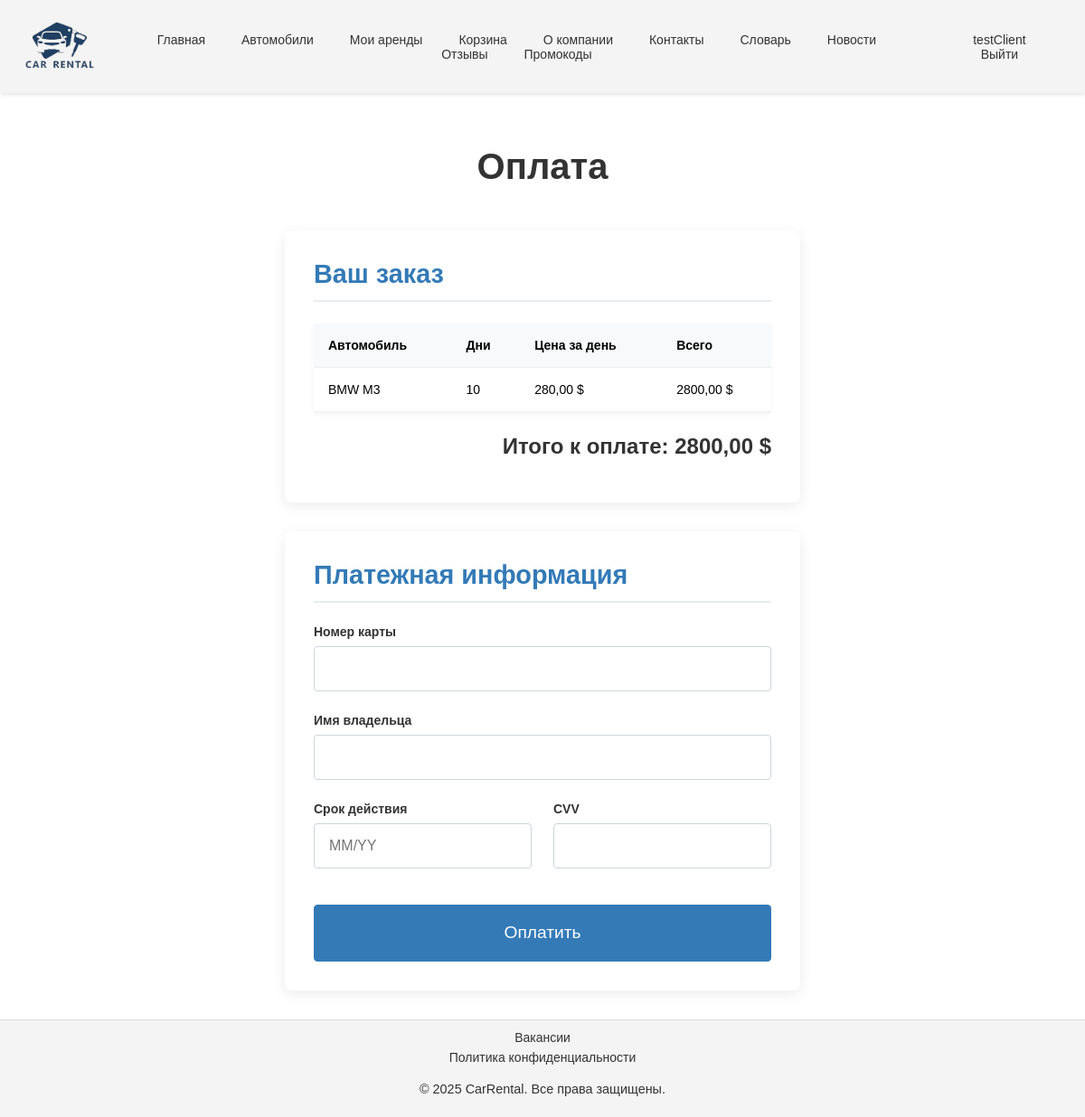
Screenshot of /rentals/payment/ (signed in) with the database file from the repository.
### content/models.py (models this page shows, shortened)
class CompanyInfo(models.Model):
    name = models.CharField(max_length=100, verbose_name='Название компании')
    description = models.TextField(verbose_name='Описание')
    address = models.CharField(max_length=255, verbose_name='Адрес')
    phone = models.CharField(max_length=20, verbose_name='Телефон')
    email = models.EmailField(verbose_name='Email')
    logo = models.ImageField(upload_to='company/', blank=True, null=True, verbose_name='Логотип')
    working_hours = models.CharField(max_length=100, verbose_name='Часы работы')
    video_url = models.URLField(blank=True, null=True, verbose_name='Видео о компании')
    history = models.TextField(blank=True, null=True, verbose_name='История компании')
    requisites = models.TextField(blank=True, null=True, verbose_name='Реквизиты')
    certificate_issue_date = models.DateField(blank=True, null=True, verbose_name='Дата выдачи сертификата')
    certificate_expiry_date = models.DateField(blank=True, null=True, verbose_name='Дата окончания сертификата')
    class Meta:
        verbose_name = 'Информация о компании'
        verbose_name_plural = 'Информация о компании'

### users/models.py (models this page shows, shortened)
class User(AbstractUser):
    ROLE_CHOICES = (
        ('staff', 'Сотрудник'),
        ('client', 'Клиент'),
        ('admin', 'Администратор')
    )
    role = models.CharField(
        max_length=10,
        choices=ROLE_CHOICES,
        default='client',
        verbose_name='Роль'
    )
    email = models.EmailField(unique=True, verbose_name='Электронная почта')
    last_name = models.CharField(max_length=100, verbose_name='Фамилия')
    first_name = models.CharField(max_length=100, verbose_name='Имя')
    middle_name = models.CharField(max_length=100, verbose_name='Отчество')
    date_of_birth = models.DateField(null=True, blank=True, verbose_name='Дата рождения')
    phone_regex = RegexValidator(
        regex=r'^\+37529\d{7}',
        message="Номер телефона должен быть в формате: '+37529XXXXXXX'."
    )
    phone = models.CharField(
        validators=[phone_regex],
        max_length=13,
        verbose_name='Телефон'
    )
    address = models.CharField(verbose_name='Адрес проживания')
    created_at = models.DateTimeField(auto_now_add=True, verbose_name='Дата создания')
    updated_at = models.DateTimeField(auto_now=True, verbose_name='Дата обновления')
    class Meta:
        verbose_name = 'Пользователь'
        verbose_name_plural = 'Пользователи'
    def has_role(self, role):
        return self.role == role

### rentals/models.py (models this page shows, shortened)
class CartItem(models.Model):
    cart = models.ForeignKey(Cart, on_delete=models.CASCADE, related_name='items')
    vehicle = models.ForeignKey(Vehicle, on_delete=models.CASCADE)
    rental_days = models.PositiveIntegerField(default=1)
    promo_code = models.ForeignKey(PromoCode, on_delete=models.SET_NULL, null=True, blank=True)

### vehicles/models.py (models this page shows, shortened)
class Vehicle(models.Model):
    license_plate = models.CharField(max_length=20, unique=True, verbose_name='Гос. номер')
    car_model = models.ForeignKey(CarModel, on_delete=models.CASCADE, related_name='vehicles', verbose_name='Модель')
    year = models.PositiveIntegerField(verbose_name='Год выпуска')
    car_price = models.DecimalField(max_digits=12, decimal_places=2, verbose_name='Стоимость автомобиля')
    daily_rental_price = models.DecimalField(max_digits=10, decimal_places=2, verbose_name='Суточная стоимость проката')
    car_park = models.ForeignKey(CarPark, on_delete=models.CASCADE, related_name='vehicles', verbose_name='Автопарк')
    is_available = models.BooleanField(default=True, verbose_name='Доступен для проката')
    image = models.ImageField(upload_to='vehicles/', blank=True, null=True, verbose_name='Изображение автомобиля')
    class Meta:
        verbose_name = 'Автомобиль'
        verbose_name_plural = 'Автомобили'

class CarModel(models.Model):
    brand = models.CharField(max_length=100, verbose_name='Марка')
    model = models.CharField(max_length=100, verbose_name='Модель')
    body_type = models.ForeignKey(BodyType, on_delete=models.CASCADE, related_name='car_models', verbose_name='Тип кузова')
    class Meta:
        verbose_name = 'Модель автомобиля'
        verbose_name_plural = 'Модели автомобиля'
    def __str__(self):
        return f"{self.brand} {self.model}"

### rentals/views.py (the view, shortened to what this page needs)
# urls.py: path('payment/', views.PaymentView.as_view(), name='payment'),
class PaymentView(View):
    template_name = "rentals/payment.html"
    @method_decorator(login_required)
    def get(self, request):
        cart = get_object_or_404(Cart, user=request.user)
        cart_items = cart.items.all()
        if not cart_items:
            messages.error(request, "Ваша корзина пуста.")
            return redirect("cart")
        total_cart_price = 0
        for item in cart_items:
            base_price = item.vehicle.daily_rental_price * item.rental_days
            discount = 0
            if item.promo_code and item.promo_code.is_valid:
                discount = base_price * (item.promo_code.discount_percentage / 100)
            item.total_price = base_price - discount
            total_cart_price += item.total_price
        context = {
            "cart_items": cart_items,
            "total_cart_price": total_cart_price,
        }
        return render(request, self.template_name, context)

### authentication/context_processors.py (called while the page is built)
def user_role(request):
    context = {}
    if request.user.is_authenticated:
        try:
            context['is_staff_user'] = request.user.has_role('staff')
            context['is_admin_user'] = request.user.has_role('admin')
        except:
            context['is_staff_user'] = False
            context['is_admin_user'] = False
    return context

### content/context_processors.py (called while the page is built)
def company_info(request):
    try:
        info = CompanyInfo.objects.first()
    except CompanyInfo.DoesNotExist:
        info = None
    return {'company_info': info}

### rentals/models.py (called while the page is built)
    @property
    def is_valid(self):
        today = timezone.now().date()
        return (
            self.is_active
            and self.valid_from <= today <= self.valid_to
            and self.current_uses < self.max_uses
        )

### templates/rentals/payment.html (shortened to what this page needs)
{% extends 'base.html' %}
{% block content %}
<div class="payment-container">
    <div class="payment-header">
        <h1>Оплата</h1>
    </div>
    <div class="order-summary">
        <h2>Ваш заказ</h2>
        <table class="table">
            <thead>
                <tr>
                    <th>Автомобиль</th>
                    <th>Дни</th>
                    <th>Цена за день</th>
                    <th>Всего</th>
                </tr>
            </thead>
            <tbody>
                {% for item in cart_items %}
                    <tr>
                        <td>{{ item.vehicle.car_model }}</td>
                        <td>{{ item.rental_days }}</td>
                        <td>{{ item.vehicle.daily_rental_price }} $</td>
                        <td>{{ item.total_price }} $</td>
                    </tr>
                {% endfor %}
            </tbody>
        </table>
        <h3 class="total-price">Итого к оплате: {{ total_cart_price }} $</h3>
    </div>
    <div class="payment-form-section">
        <h2>Платежная информация</h2>
        <form method="post" class="payment-form">
            <div class="form-group">
                <label for="card_number" class="form-label">Номер карты</label>
                <input type="text" id="card_number" name="card_number" class="form-control" required>
            </div>
            <div class="form-group">
                <label for="card_holder" class="form-label">Имя владельца</label>
                <input type="text" id="card_holder" name="card_holder" class="form-control" required>
            </div>
            <div class="form-row">
                <div class="form-group">
                    <label for="expiry_date" class="form-label">Срок действия</label>
                    <input type="text" id="expiry_date" name="expiry_date" placeholder="MM/YY" class="form-control" required>
                </div>
                <div class="form-group">
                    <label for="cvv" class="form-label">CVV</label>
                    <input type="text" id="cvv" name="cvv" class="form-control" required>
                </div>
            </div>
            <button type="submit" class="btn btn-primary btn-submit">Оплатить</button>
        </form>
    </div>
</div>
{% endblock %}

### templates/base.html (shortened to what this page needs)
{% load static %}
<!DOCTYPE html>
<html lang="ru">
<head>
    <link rel="stylesheet" href="{% static 'css/main.css' %}" type="text/css">
</head>
<body>
<header class="nav-header">
    <nav>
        <a href="{% url 'home' %}">
            {% if company_info.logo %}
                <img class="nav-logo" src="{{ company_info.logo.url }}" alt="{{ company_info.name }} Logo" height="100">
            {% else %}
                {{ company_info.name|default:'Автопрокат' }}
            {% endif %}
        </a>
        <ul>
            <li><a href="{% url 'home' %}">Главная</a></li>
            <li><a href="{% url 'vehicle_list' %}">Автомобили</a></li>
            {% if user.is_authenticated and not is_staff_user and not is_admin_user%}
                <li><a href="{% url 'rental_list' %}">Мои аренды</a></li>
                <li><a href="{% url 'cart' %}">Корзина</a></li>
            {% endif %}
            <li><a href="{% url 'about' %}">О компании</a></li>
            <li><a href="{% url 'contacts' %}">Контакты</a></li>
            <li><a href="{% url 'glossary' %}">Словарь</a></li>
            <li><a href="{% url 'news_list' %}">Новости</a></li>
            <li><a href="{% url 'review_list' %}">Отзывы</a></li>
            <li><a href="{% url 'promocode_list' %}">Промокоды</a></li>
        </ul>
        <ul>
            {% if user.is_authenticated %}
                <li><a href="{% url 'profile' %}">{{ user.username }}</a></li>
                <li><a href="{% url 'logout' %}">Выйти</a></li>
            {% else %}
                <li><a href="{% url 'login' %}">Войти</a></li>
                <li><a href="{% url 'register' %}">Регистрация</a></li>
            {% endif %}
        </ul>
    </nav>
</header>
<main>
    {% block content %}{% endblock %}
</main>
<footer>
    <div>
        <a class="footer_ref" href="{% url 'vacancy_list' %}">Вакансии</a>
        <a class="footer_ref" href="{% url 'privacy_policy' %}">Политика конфиденциальности</a>
        <p>&copy; 2025 {{ company_info.name|default:'Автопрокат' }}. Все права защищены.</p>
    </div>
</footer>
</body>
</html>

### static/css/base/_base.css (style rules this page uses)
html { height: 100%; }
body { display: flex; flex-direction: column; min-height: 100vh; font-family: var(--font-family); font-size: 14px; margin: 0; }
main { flex: 1; display: flex; flex-direction: column; }
h1, h2, h3 { font-weight: 600; margin-bottom: 1rem; color: #325a85; }
h2 { border-bottom: 1px solid #eee; padding-bottom: 0.5rem; }

### static/css/base/_variables.css (style rules this page uses)
:root { --primary-color: #337ab7; --secondary-color: #f4f4f4; --text-color: #333; --background-color: #fff; --font-family: "Montserrat Medium", sans-serif; }

### static/css/layout/_header.css (style rules this page uses)
.nav-header { position: sticky; top: 0; z-index: 1000; background-color: var(--secondary-color); box-shadow: 0 2px 4px rgba(0, 0, 0, 0.1); }
.nav-logo { display: inline-block; transition: transform 0.3s ease-in-out; }

### static/css/layout/_footer.css (style rules this page uses)
footer { background-color: var(--secondary-color); color: var(--text-color); padding: 0.5rem 0; text-align: center; margin-top: auto; border-top: 1px solid #ddd; }
footer div { display: flex; flex-direction: column; align-items: center; justify-content: center; }
footer .footer_ref { color: var(--text-color); text-decoration: none; margin: 0.2rem 1rem; transition: color 0.3s ease; }
footer p { margin-top: 1rem; font-size: 0.9rem; }

### static/css/components/_buttons.css (style rules this page uses)
.btn { display: inline-block; font-weight: 400; text-align: center; vertical-align: middle; cursor: pointer; user-select: none; background-color: transparent; border: 1px solid transparent; padding: 0.5rem 1rem; font-size: 1rem; border-radius: 4px; transition: all 0.2s ease-in-out; text-decoration: none; font-family: inherit; line-height: 1.5; }
.btn-primary { color: #fff; background-color: var(--primary-color); border-color: var(--primary-color); }

### static/css/components/_navbar.css (style rules this page uses)
nav { display: flex; justify-content: space-between; align-items: center; padding: 0 1rem; }
nav ul { display: flex; list-style: none; margin: 0; padding: 0; flex-wrap: wrap; justify-content: center; }
nav ul li { margin: 0 0.25rem; }
nav ul li a { text-decoration: none; color: var(--text-color); padding: 0.5rem 1rem; border-radius: 4px; transition: all 0.3s ease; }

### static/css/components/_forms.css (style rules this page uses)
.form-group { margin-bottom: 1.5rem; }
.form-row { display: flex; gap: 1.5rem; flex-wrap: wrap; align-items: flex-end; }
.form-row > .form-group { flex: 1; min-width: 200px; }
.form-label { display: block; font-weight: 600; margin-bottom: 0.5rem; color: #333; }
.form-group input[type="text"], .form-group input[type="email"], .form-group input[type="password"], .form-group input[type="number"], .form-group input[type="file"], .form-group input[type="url"], .form-group input[type="date"], .form-group textarea, .form-group select { width: 100%; padding: 0.75rem 1rem; font-size: 1rem; line-height: 1.5; color: #495057; background-color: #fff; background-clip: padding-box; border: 1px solid #ced4da; border-radius: 4px; transition: border-color 0.15s ease-in-out, box-shadow 0.15s ease-in-out; box-sizing: border-box; }

### static/css/components/_tables.css (style rules this page uses)
.table { width: 100%; border-collapse: collapse; background-color: #fff; box-shadow: 0 2px 5px rgba(0, 0, 0, 0.05); }
.table th, .table td { padding: 1rem; text-align: left; border-bottom: 1px solid #eee; vertical-align: middle; }
.table th { background-color: #f8f9fa; font-weight: 600; }

### static/css/pages/_rental_return_form.css (style rules this page uses)
.form-control { width: 100%; padding: 0.5rem; border: 1px solid #ccc; border-radius: 4px; }

### static/css/pages/_payment.css (style rules this page uses)
.payment-container { max-width: 800px; margin: 2rem auto; display: flex; flex-direction: column; gap: 2rem; }
.payment-header h1 { text-align: center; font-size: 2.5rem; color: #333; margin-bottom: 1rem; }
.order-summary, .payment-form-section { background-color: #ffffff; padding: 2rem; border-radius: 8px; box-shadow: 0 4px 15px rgba(0, 0, 0, 0.08); width: 100%; box-sizing: border-box; }
.order-summary h2, .payment-form-section h2 { font-size: 1.8rem; color: var(--primary-color); margin-top: 0; margin-bottom: 1.5rem; border-bottom: 2px solid #e9ecef; padding-bottom: 0.75rem; }
.total-price { text-align: right; font-size: 1.5rem; font-weight: bold; margin-top: 1.5rem; color: #333; }
.payment-form .form-row { display: grid; grid-template-columns: 1fr 1fr; gap: 1.5rem; }
.payment-form .form-group { margin-bottom: 1.5rem; }
.payment-form .btn-submit { width: 100%; padding: 1rem; font-size: 1.2rem; margin-top: 1rem; }

### rows the page displays
CompanyInfo: logo (picture), name "CarRental"
User: username "testClient"
CartItem: vehicle.car_model "BMW M3", rental_days "10", vehicle.daily_rental_price "280,00", total_price "2800,00"

### other values shown
{{ total_cart_price }} "2800,00"
